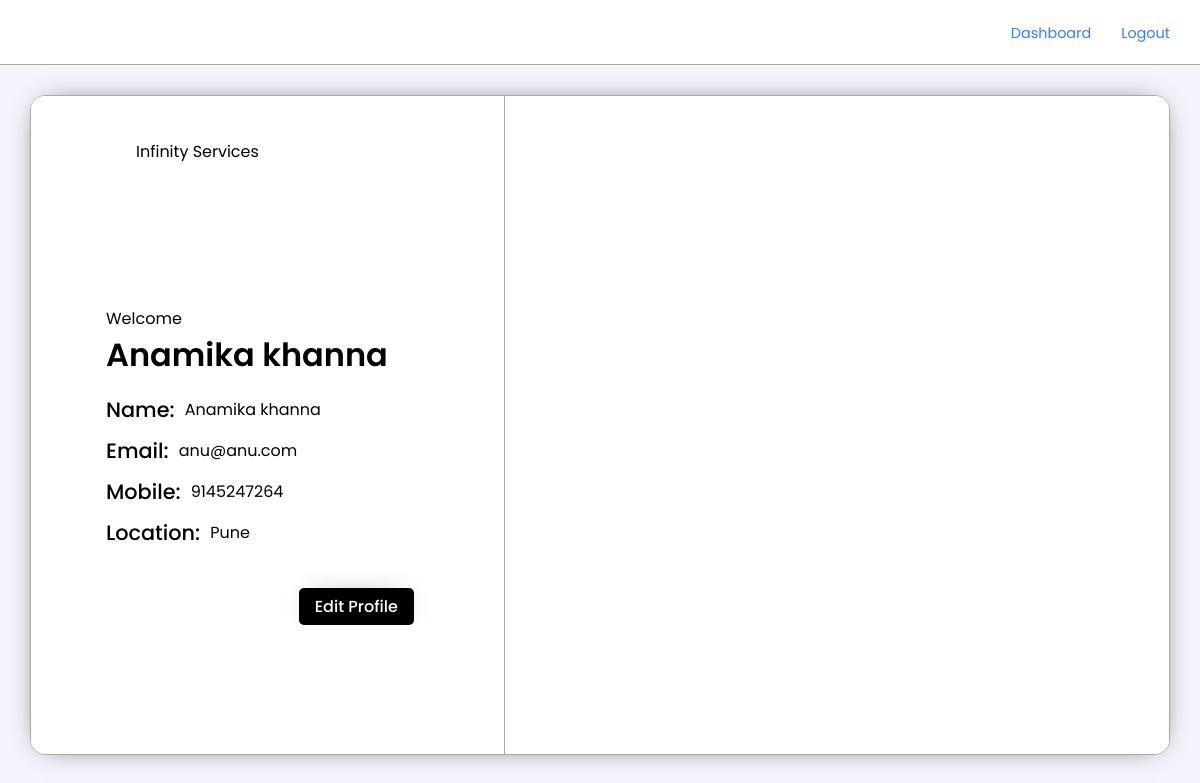
The page /user/profile.php (signed in) on the database its author committed.
### tables this page shows
CREATE TABLE `users` (
  `id` int(11) NOT NULL,
  `uname` varchar(50) NOT NULL,
  `umail` varchar(50) NOT NULL,
  `umob` bigint(20) NOT NULL,
  `location` varchar(25) DEFAULT NULL
);

### user/profile.php (the view, shortened to what this page needs)
<?php
     include ("../conn.php");
     $userId = $_SESSION['sess_id'];
     mysqli_select_db($conn, 'infinity') or die(mysqli_error($conn));
     $unFIlteredSPData = mysqli_query($conn, "SELECT * FROM users WHERE id= '$userId'");
     $spData = mysqli_fetch_array($unFIlteredSPData);
?>
<!DOCTYPE html>
<html lang="en">
<head>
    <link rel="stylesheet" href="../Assets/Styles/style.css?v=<?php echo time(); ?>">
</head>
<body>
<nav class="glass">
        <a href="#home"><img src="../Assets/Images/infinityLoop2.gif" class="navImg" alt=""></a>
            <ul>
            <li><a href='./'>Dashboard</a></li>
            <li><a href='../logout.php'>Logout</a></li>
        </ul>
    </nav>
<section class="lsSection"id="mainSectionSmall">
        <div class="lsModal boxShadow1">
            <div class="lsModalSec1">
            <div class="lsModalLogoDiv">
                    <img src="../Assets/Images/infinityLoop2.gif" class="lsModalLogo" alt="" />
                    <p>Infinity Services</p>
            </div>
                <div class="lsModelForm">
                    <p>Welcome <h2><?php echo"$spData[uname]" ?></h2></p>
                    <ul>
                        <li><h3>Name:</h3> <p><?php echo"$spData[uname]" ?></p></li>
                        <li><h3>Email:</h3> <p><?php echo"$spData[umail]" ?></p> </li>
                        <li><h3>Mobile:</h3> <p><?php echo"$spData[umob]" ?></p></li>
                        <li><h3>Location:</h3> <p><?php echo"$spData[location]" ?></p></li>
                    </ul>
                    <div class="lsModelFormBottom">
                        <a href="account-setup.php" class="btn boxShadow1" type="submit" name="add_prof">Edit Profile</a>                    </div>
                </div>
            </div>
            <div class="lsModalSec2">
            </div>
        </div>
    </section>
</body>
</html>

### Assets/Styles/style.css (style rules this page uses)
* { padding: 0; margin: 0; box-sizing: border-box; font-family: "Poppins", sans-serif; transition: all 0.3s ease-in-out; }
:root { --primary-Color-Dark: black; --border-Color: #a9a9a9; --text-Color: #000; --main-Background-Color: #f4f5fc; --blue-Color: #005ce6c9; --primary-Color-Light: #ffff; --hover-Bg-Color: rgb(232, 232, 232); --mp-Large: 30px; --mp-Main: 15px; --mp-Secondary: 10px; --mp-Tertiary: 5px; }
h2 { font-size: 2rem; font-weight: 600; color: var(--text-Color); }
h3 { font-size: 1.3rem; font-weight: 500; color: var(--text-Color); }
p { font-size: 1rem; font-weight: 400; color: var(--text-Color); }
a { font-size: 0.9rem; text-decoration: none; color: var(--blue-Color); cursor: pointer; }
body { background-color: var(--main-Background-Color); }
html { scroll-behavior: smooth; }
#mainSectionSmall { height: 90vh; }
.boxShadow1 { -webkit-box-shadow: 0px 0px 29px -15px black; -moz-box-shadow: 0px 0px 29px -15px black; box-shadow: 0px 0px 29px -15px black; }
.btn { padding: var(--mp-Tertiary) var(--mp-Main); font-size: 1rem; font-weight: 500; outline: none; cursor: pointer; border-radius: var(--mp-Tertiary); background-color: var(--primary-Color-Dark); color: var(--primary-Color-Light); border: 1px solid transparent; }
.glass { backdrop-filter: blur(16px) saturate(180%); -webkit-backdrop-filter: blur(16px) saturate(180%); }
nav { height: 65px; padding: var(--mp-Main) var(--mp-Large); border-bottom: 1px solid var(--border-Color); width: 100%; display: flex; align-items: center; justify-content: space-between; background-color: var(--primary-Color-Light); z-index: 100; }
.navImg { width: 35px; border-radius: var(--mp-Secondary); }
nav ul { display: flex; align-items: center; justify-content: center; }
nav ul li { list-style-type: none; margin-left: var(--mp-Large); border-radius: var(--mp-Tertiary); cursor: pointer; }
.lsSection { height: 100vh; width: 100%; display: flex; align-items: center; justify-content: center; padding: var(--mp-Large); }
.lsModal { width: 100%; height: 100%; max-width: 1200px; max-height: 700px; display: flex; overflow: hidden; border: 1px solid var(--border-Color); border-radius: var(--mp-Main); }
.lsModalSec1 { padding: var(--mp-Main); flex: 2; display: flex; align-items: center; justify-content: space-between; flex-direction: column; border-right: 1px solid var(--border-Color); background-color: var(--primary-Color-Light); }
.lsModalSec2 { flex: 3; display: flex; align-items: center; justify-content: center; background-color: #fff; }
.lsModalLogoDiv { display: flex; align-items: center; justify-content: start; width: 100%; }
.lsModalLogoDiv p { margin-left: var(--mp-Secondary); }
.lsModalLogo { width: 80px; }
.lsModelForm { margin: var(--mp-Large) 0px var(--mp-Large) 0px; width: 100%; padding: 0px 60px; overflow-y: scroll; }
.lsModelForm input, .lsModelForm select, .lsModelForm button, .lsModelForm a { margin-top: var(--mp-Main); }
.lsModelForm a { display: inline-block; margin-right: var(--mp-Main); }
.lsModelForm ul li { list-style-type: none; display: flex; align-items: center; justify-content: start; margin-top: var(--mp-Secondary); }
.lsModelForm ul { margin-top: var(--mp-Main); }
.lsModelForm ul li h3 { margin-right: var(--mp-Secondary); }
.lsModelFormBottom { width: 100%; display: flex; align-items: center; justify-content: space-between; }

### rows shown on the page
users: uname "Anamika khanna", umail "anu@anu.com", umob "9145247264", location "Pune"
